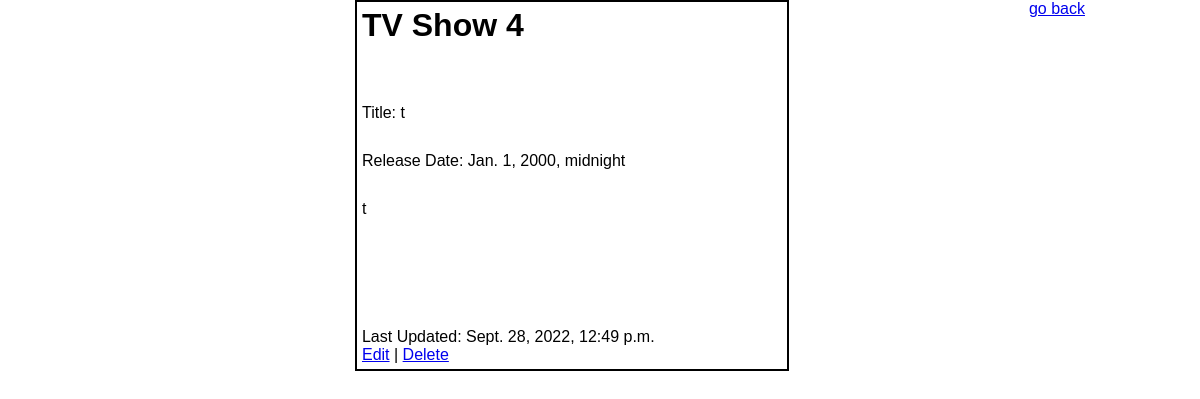
/shows/4, run on the app's committed database.
### app_one/models.py (models this page shows)
class Show(models.Model):
    title = models.CharField(max_length=255)
    network = models.CharField(max_length=255)
    desc = models.TextField(default="")
    released_at = models.DateTimeField()
    created_at = models.DateTimeField(auto_now_add=True)
    updated_at = models.DateTimeField(auto_now=True)
    objects = ShowManager()

### app_one/views.py (the view)
# urls.py: path('shows/<int:id>',views.show_id),
def show_id(request,id):
    show = Show.objects.get(id=id)
    context = {
        "show": show,
    }
    return render(request,'show_info.html',context)

### app_one/templates/show_info.html (shortened to what this page needs)
<!DOCTYPE html>
<html lang="en">
<head>
</head>
<body>
    <div class="container">
        <div class="header">
            <h1>TV Show {{ show.id }}</h1>
        </div>
        <div class="middle-body">
            <label for="">Title: {{ show.title }}</label>
            <label for="">Release Date: {{ show.released_at }}</label>
            <p>{{ show.desc }}</p>
        </div>
        <div class="updated">
            <label for="">Last Updated: {{ show.updated_at }}</label>
            <div>
                <a href="/shows/{{ show.id }}/edit">Edit</a> <span> |</span>
                <a href="/shows/{{ show.id }}/destroy">Delete</a>
            </div>
        </div>
    </div>
</body>
<a href="\">go back</a>
</html>

### app_one/templates/show_info.html (style rules this page uses)
* { padding: 0; margin: 0; font-family: Arial, Helvetica, sans-serif; }
body { width: 970px; margin: 0 auto; display: flex; }
.container { border: 2px solid black; padding: 5px; width: 420px; margin: 0 auto; display: flex; flex-direction: column; gap: 60px; }
.middle-body { display: flex; flex-direction: column; gap: 30px; }
.updated { display: flex; flex-direction: column; margin-top: 50px; }

### data on the page
Show: id "4", title "t", released_at "Jan. 1, 2000, midnight", desc "t", updated_at "Sept. 28, 2022, 12:49 p.m."
